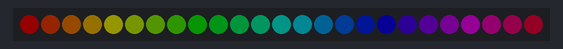
A sketch run on a simulated Arduino Uno, built with avr-gcc and run on an emulated ATmega328P. Shown: 25 RGB LEDs in strip order, left to right. Dim RGB values are drawn brighter than linear; random numbers use the default seed unless the sketch sets one.

Above: at 0.15 s.
At 4.37 s:
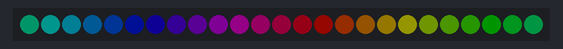
At 8.58 s:
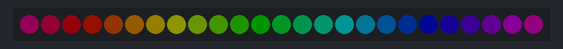
At 19.73 s:
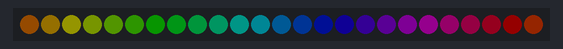
At 31.18 s:
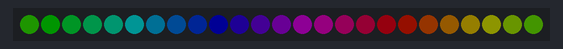
At 39.62 s:
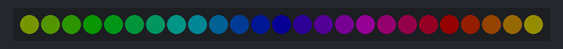

The sketch:

NeoPixelAnimation.ino
```cpp
#include "main.hpp"
#include "NeoPixelDisplay.hpp"
#include "RainbowMovingAnimation.hpp"
#include "RandomColorAnimation.hpp"

#define PIN 6

#define NUMPIXELS 25

NeoPixelDisplay display(NUMPIXELS, PIN);
RainbowMovingAnimation animation(&display, 20, 25);
//RandomColorAnimation animation(&display, 20, 100);

void setup() {
  Serial.begin(9600);
  display.begin();
}

void loop() {
  animation.runTick();
}
```

Animation.cpp
```cpp
#include "Animation.hpp"

void Animation::runTick() {
    currentTick++;
    animateTick();
    display->showPixels(pixels);
    if(tickDelay > 0)
        delay(tickDelay);
}
```

Animation.hpp
```cpp
#pragma once
#include "main.hpp"
#include "Display.hpp"

class Animation {
private:
    Display* display;
    uint8_t brightness;
    uint32_t speed;
    uint32_t tickDelay;
    uint32_t currentTick;
protected:
    Color* pixels;
    virtual void animateTick() = 0;
public:
    Animation(Display* display_, uint8_t brightness_ = 255, uint32_t speed_ = 1, uint32_t tickDelay_ = 1, uint32_t startTick_ = 0)
        : display(display_), brightness(brightness_), speed(speed_), tickDelay(tickDelay_), currentTick(startTick_) {
        pixels = new Color[display->getPixelCount()];
    }
    ~Animation() {
        delete[] pixels;
    }
    void runTick();
    Display* getDisplay() const { return display; }
    uint8_t getBrightness() const { return brightness; }
    void setBrightness(uint8_t brightness_) { brightness = brightness_; }
    uint32_t getSpeed() const { return speed; }
    void setSpeed(uint32_t speed_) { speed = speed_; }
    uint32_t getTickDelay() const { return tickDelay; }
    uint32_t getCurrentTick() const { return currentTick; }
    uint16_t getPixelCount() const { return display->getPixelCount(); }

};
```

Color.cpp
```cpp
#include "Color.hpp"
#include <Adafruit_NeoPixel.h>

Color Color::fromHSV(uint16_t hue, uint8_t sat = 255, uint8_t val = 255) {
    return Color(Adafruit_NeoPixel::ColorHSV(hue, sat, val));
}
```

Color.hpp
```cpp
#pragma once
#include "main.hpp"

class Color {
private:
    uint32_t color;

public:
    Color() : color(0) { }

    Color(uint32_t color_) : color(color_) { }

    Color(uint8_t r, uint8_t g, uint8_t b, uint8_t w = 0) : color(((uint32_t)w << 24) | ((uint32_t)r << 16) | ((uint32_t)g << 8) | b) { }

    uint8_t getR() const { return (uint8_t)(color >> 16); }

    uint8_t getG() const { return (uint8_t)(color >> 8); }

    uint8_t getB() const { return (uint8_t)(color); }

    uint8_t getW() const { return (uint8_t)(color >> 24); }

    void setR(uint8_t r) {
        color &= 0xFF00FFFF;
        color |= ((uint32_t)r << 16);
    }

    void setG(uint8_t g) {
        color &= 0xFFFF00FF;
        color |= ((uint32_t)g << 8);
    }

    void setB(uint8_t b) {
        color &= 0xFFFFFF00;
        color |= ((uint32_t)b);
    }

    void setW(uint8_t w) {
        color &= 0x00FFFFFF;
        color |= ((uint32_t)w << 24);
    }

    Color& changeRGBBrightness(uint8_t brightness) {
        uint8_t maxChannel = max(getR(), max(getG(), getB()));
        float factor;
        if(maxChannel > brightness)
          factor = (float)maxChannel/(float)brightness;
        else
          factor = (float)1/(float)brightness*(float)maxChannel;
        color = (getW() << 24) | ((uint32_t)(getR()/factor) << 16) | ((uint32_t)(getG()/factor) << 8) | (uint32_t)(getB()/factor);
        return *this;
    }

    operator uint32_t() const { return color; }

    static Color fromHSV(uint16_t hue, uint8_t sat = 255, uint8_t val = 255);
};
```

Display.cpp
```cpp
#include "Display.hpp"
```

Display.hpp
```cpp
#pragma once
#include "main.hpp"
#include "Color.hpp"

class Display {
private:
    const uint16_t pixelCount;
public:
    Display(uint16_t pixelCount_) : pixelCount(pixelCount_) {}

    uint16_t getPixelCount() const { return pixelCount; }

    virtual void showPixels(Color* pixels) = 0;
};
```

NeoPixelDisplay.cpp
```cpp
#include "NeoPixelDisplay.hpp"

void NeoPixelDisplay::showPixels(Color* pixels) {
    for (int i = 0; i < getPixelCount(); i++) {
        neoPixelAPI.setPixelColor(i, pixels[i]);
    }
    neoPixelAPI.show();
}
```

NeoPixelDisplay.hpp
```cpp
#pragma once
#include "Display.hpp"
#include <Adafruit_NeoPixel.h>

class NeoPixelDisplay : public Display {
private:
    Adafruit_NeoPixel neoPixelAPI;
public:
    NeoPixelDisplay(uint16_t pixelCount, int16_t pin, neoPixelType type = NEO_GRB + NEO_KHZ800) : Display(pixelCount), neoPixelAPI(Adafruit_NeoPixel(pixelCount, pin, type)) { }

    void begin() {
        neoPixelAPI.begin();
    }

    void showPixels(Color* pixels);
};
```

RainbowMovingAnimation.cpp
```cpp
#include "RainbowMovingAnimation.hpp"

void RainbowMovingAnimation::animateTick() {
    uint16_t stepCount = 65535/getPixelCount();
    for(int i = 0; i < getPixelCount(); i++) {
        uint16_t h = stepCount*i;
        h += getCurrentTick()*getSpeed();
        uint8_t s = 255;
        uint8_t v = getBrightness();
        pixels[i] = Color::fromHSV(h, s, v);
    }
}
```

RainbowMovingAnimation.hpp
```cpp
#pragma once
#include "Animation.hpp"

class RainbowMovingAnimation : public Animation {
public:
    RainbowMovingAnimation(Display* display, uint8_t brightness, uint32_t speed = 25, uint32_t startTick = 0) : Animation(display, brightness, speed, 1, startTick) { }
    void animateTick();
};
```

RandomColorAnimation.cpp
```cpp
#include "RandomColorAnimation.hpp"

void RandomColorAnimation::animateTick() {
    for(int i = 0; i < getPixelCount(); i++) {
        uint16_t h = random(0, 65535);
        uint8_t s = 255;
        uint8_t v = getBrightness();
        pixels[i] = Color::fromHSV(h, s, v);
    }
}
```

RandomColorAnimation.hpp
```cpp
#pragma once
#include "Animation.hpp"

class RandomColorAnimation : public Animation {
public:
    RandomColorAnimation(Display* display, uint8_t brightness, uint32_t tickDelay = 100, uint32_t startTick = 0) : Animation(display, brightness, 0, tickDelay, startTick) { }
    void animateTick();
};
```

main.hpp
```cpp
#include <Arduino.h>
```
